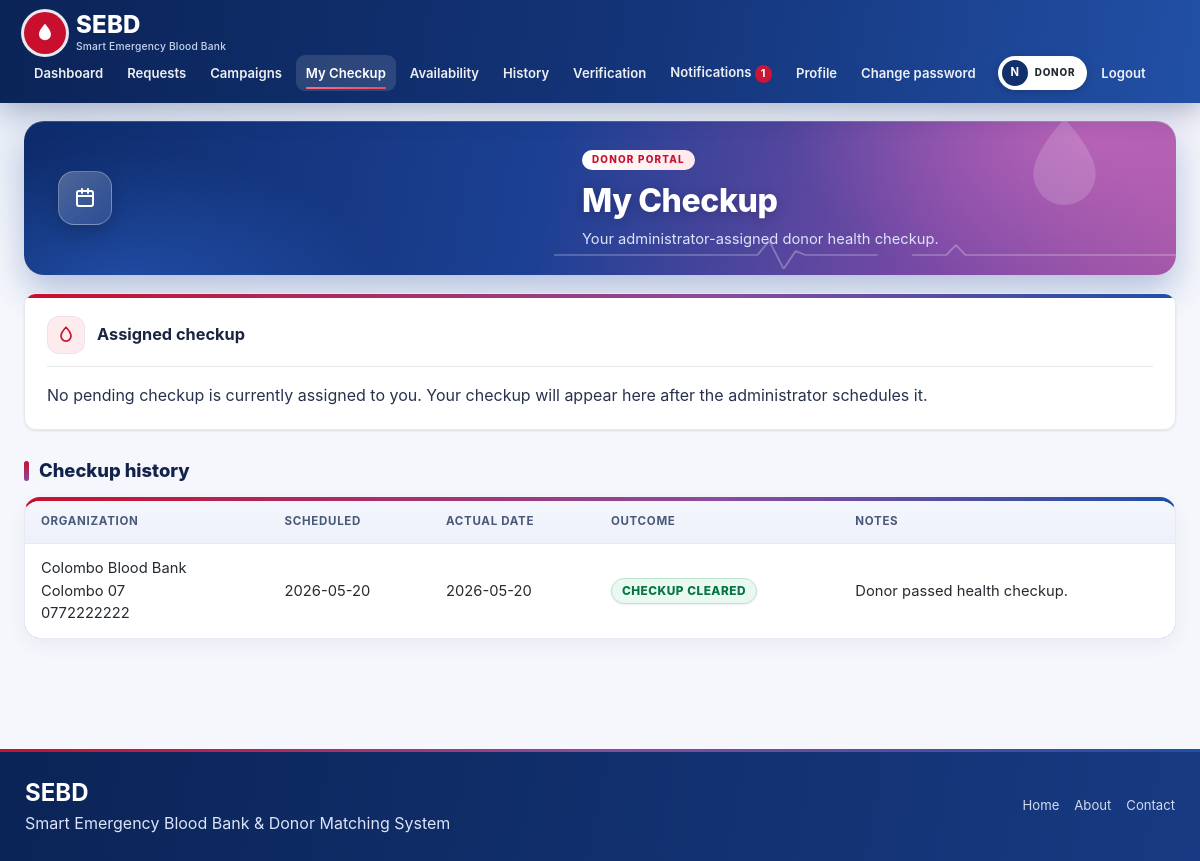
/donor/appointments.php (signed in), run on the app's committed database.
### tables this page shows
CREATE TABLE IF NOT EXISTS `donor_checkups` (
  `checkup_id` int NOT NULL AUTO_INCREMENT,
  `donor_id` int NOT NULL,
  `organization_id` int NOT NULL,
  `scheduled_by` int NOT NULL,
  `scheduled_date` date NOT NULL,
  `actual_date` date DEFAULT NULL,
  `outcome` enum('PENDING','CLEARED','NO_SHOW') DEFAULT 'PENDING',
  `notes` text,
  `recorded_by` int DEFAULT NULL,
  `created_at` datetime DEFAULT CURRENT_TIMESTAMP,
  PRIMARY KEY (`checkup_id`),
  KEY `donor_id` (`donor_id`),
  KEY `organization_id` (`organization_id`),
  KEY `scheduled_by` (`scheduled_by`),
  KEY `recorded_by` (`recorded_by`)
);

CREATE TABLE IF NOT EXISTS `healthcare_organizations` (
  `organization_id` int NOT NULL AUTO_INCREMENT,
  `user_id` int NOT NULL,
  `organization_name` varchar(150) NOT NULL,
  `organization_type` varchar(50) DEFAULT NULL,
  `registration_number` varchar(100) NOT NULL,
  `address` varchar(255) DEFAULT NULL,
  `city` varchar(100) DEFAULT NULL,
  `phone` varchar(20) DEFAULT NULL,
  `verification_status` enum('PENDING','VERIFIED','REJECTED') DEFAULT 'PENDING',
  `created_at` datetime DEFAULT CURRENT_TIMESTAMP,
  `certificate_file` varchar(100) DEFAULT NULL,
  `rejection_reason` varchar(255) DEFAULT NULL,
  `reviewed_by` int DEFAULT NULL,
  `reviewed_at` datetime DEFAULT NULL,
  `pending_city` varchar(100) DEFAULT NULL,
  `pending_address` varchar(255) DEFAULT NULL,
  `location_change_at` datetime DEFAULT NULL,
  PRIMARY KEY (`organization_id`),
  UNIQUE KEY `user_id` (`user_id`),
  UNIQUE KEY `registration_number` (`registration_number`)
);

### donor/appointments.php (the view, shortened to what this page needs)
<?php require_once __DIR__.'/../includes/auth.php'; require_role('DONOR');
$d=my_donor($pdo); $did=(int)$d['donor_id'];
$s=$pdo->prepare("SELECT c.*,o.organization_name,o.address,o.city,o.phone FROM donor_checkups c JOIN healthcare_organizations o USING(organization_id) WHERE c.donor_id=? ORDER BY (c.outcome='PENDING') DESC,c.scheduled_date DESC,c.checkup_id DESC"); $s->execute([$did]); $rows=$s->fetchAll();
$title='My Checkup'; $page_intro='Your administrator-assigned donor health checkup.'; require '../includes/header.php';
?>
<?php $current=null; foreach($rows as $r) if($r['outcome']==='PENDING'){ $current=$r; break; } ?>
<div class="card"><h2>Assigned checkup</h2><?php if($current): ?>
<p><b>Organization:</b> <?= h($current['organization_name']) ?><br><b>Address:</b> <?= h($current['address']?:$current['city']) ?><br><b>City:</b> <?= h($current['city']) ?><br><b>Phone:</b> <?= h($current['phone']?:'Contact administrator for details') ?><br><b>Date:</b> <?= h($current['scheduled_date']) ?><br><b>Status:</b> <?= badge($current['outcome']) ?></p>
<p class="muted">Only the administrator can change your assigned checkup. The healthcare organization records your outcome after your visit.</p>
<form method="post"><?= csrf_field() ?><label>Request</label><select name="request_type" required><option value="RESCHEDULE">Request reschedule</option><option value="LOCATION">Request different location</option></select><label>Reason (optional)</label><textarea name="request_note" maxlength="1000" rows="3"></textarea><button class="btn">Send request to administrator</button></form>
<?php else: ?><p>No pending checkup is currently assigned to you. Your checkup will appear here after the administrator schedules it.</p><?php endif; ?></div>
<h2>Checkup history</h2><div class="tw"><table><thead><tr><th>Organization</th><th>Scheduled</th><th>Actual date</th><th>Outcome</th><th>Notes</th></tr></thead><tbody><?php foreach($rows as $r): ?><tr><td><?= h($r['organization_name']) ?><br><?= h($r['address']?:$r['city']) ?><br><?= h($r['phone']?:'') ?></td><td><?= h($r['scheduled_date']) ?></td><td><?= h($r['actual_date']?:'—') ?></td><td><?= badge($r['outcome']) ?></td><td><?= h($r['notes']?:'—') ?></td></tr><?php endforeach; ?><?php if(!$rows): ?><tr><td colspan="5">No checkup history yet.</td></tr><?php endif; ?></tbody></table></div><?php require '../includes/footer.php'; ?>

### includes/functions.php (shortened to what this page needs)
<?php
function icon($n){
  static $i=[
  'drop'=>'<path d="M12 2.7s6 6.2 6 10.6a6 6 0 0 1-12 0c0-4.4 6-10.6 6-10.6z"/>',
  'users'=>'<path d="M16 20v-1.5a3.5 3.5 0 0 0-3.5-3.5h-5A3.5 3.5 0 0 0 4 18.5V20"/><circle cx="10" cy="8" r="3.5"/><path d="M20 20v-1.5a3.5 3.5 0 0 0-2.5-3.3M15.5 4.7a3.5 3.5 0 0 1 0 6.6"/>',
  'user'=>'<circle cx="12" cy="8" r="4"/><path d="M4 21v-1a6 6 0 0 1 6-6h4a6 6 0 0 1 6 6v1"/>',
  'check'=>'<path d="M5 12.5l4.5 4.5L19 7.5"/>',
  'hospital'=>'<path d="M4 21V6a1 1 0 0 1 1-1h8a1 1 0 0 1 1 1v15M14 10h5a1 1 0 0 1 1 1v10M2 21h20M9 8v6M6 11h6"/>',
  'activity'=>'<path d="M3 12h4l3-8 4 16 3-8h4"/>',
  'alert'=>'<path d="M12 3.5L21.5 20h-19z"/><path d="M12 10v5M12 17.5v.01"/>',
  'target'=>'<circle cx="12" cy="12" r="9"/><circle cx="12" cy="12" r="5"/><circle cx="12" cy="12" r="1"/>',
  'lock'=>'<rect x="5" y="11" width="14" height="10" rx="2"/><path d="M8 11V8a4 4 0 0 1 8 0v3"/>',
  'message'=>'<path d="M21 12a8 8 0 0 1-11.6 7.1L4 20.5l1.4-4.6A8 8 0 1 1 21 12z"/>',
  'pin'=>'<path d="M12 21s7-6.2 7-11.5a7 7 0 0 0-14 0C5 14.8 12 21 12 21z"/><circle cx="12" cy="9.5" r="2.5"/>',
  'mail'=>'<rect x="3" y="5" width="18" height="14" rx="2"/><path d="M3 7l9 6 9-6"/>',
  'phone'=>'<path d="M5 4h4l2 5-2.5 1.5a11 11 0 0 0 5 5L15 13l5 2v4a2 2 0 0 1-2 2A16 16 0 0 1 3 6a2 2 0 0 1 2-2z"/>',
  'shield'=>'<path d="M12 3l8 3v6c0 4.5-3.4 8-8 9-4.6-1-8-4.5-8-9V6z"/><path d="M9 12l2.2 2.2L15.5 10"/>',
  'clock'=>'<circle cx="12" cy="12" r="9"/><path d="M12 7v5l3 2"/>',
  'arrow'=>'<path d="M5 12h14M13 6l6 6-6 6"/>',
  'calendar'=>'<rect x="4" y="5" width="16" height="15" rx="2"/><path d="M4 10h16M9 3v4M15 3v4"/>',
  'bell'=>'<path d="M6 16v-5a6 6 0 0 1 12 0v5l1.5 2h-15z"/><path d="M10 20.5a2 2 0 0 0 4 0"/>',
  'heart'=>'<path d="M12 20s-7.5-4.6-7.5-10a4.3 4.3 0 0 1 7.5-2.8A4.3 4.3 0 0 1 19.5 10c0 5.4-7.5 10-7.5 10z"/>',
  'clipboard'=>'<rect x="6" y="4" width="12" height="17" rx="2"/><path d="M9 4h6v3H9zM9 12h6M9 16h4"/>',
  'megaphone'=>'<path d="M4 10v4h3l7 4V6L7 10z"/><path d="M17.5 9.5a4 4 0 0 1 0 5"/>',
  'ban'=>'<circle cx="12" cy="12" r="9"/><path d="M5.6 5.6l12.8 12.8"/>',
  'file'=>'<path d="M7 3h7l4 4v14H7z"/><path d="M14 3v4h4M10 13h5M10 17h5"/>',
  'menu'=>'<path d="M4 6h16M4 12h16M4 18h16"/>'
  ];
  return "<svg class='ico' viewBox='0 0 24 24' width='1em' height='1em' aria-hidden='true' focusable='false'>".$i[$n].'</svg>';
}
function h($s){ return htmlspecialchars((string)$s, ENT_QUOTES, 'UTF-8'); }
function badge($s){ $label=$s==='CLEARED'?'Checkup cleared':str_replace('_',' ',$s); return "<span class='badge b-".strtolower(h($s))."'>".h($label)."</span>"; }

### data on the page
donor_checkups: organization.organization_name "Colombo Blood Bank", organization.address "Colombo 07", organization.phone "0772222222", scheduled_date "2026-05-20", actual_date "2026-05-20", outcome "CHECKUP CLEARED", notes "Donor passed health checkup."

### other printed values
$l "Dashboard"
$l "Requests"
$l "Campaigns"
$l "My Checkup"
$l "Availability"
$l "History"
$l "Verification"
$l "Notifications"
$unreadNav "1"
$l "Profile"
$l "Change password"
substr($_SESSION['name']??'U',0,1) "N"
$title "My Checkup"
$page_intro "Your administrator-assigned donor health checkup."
